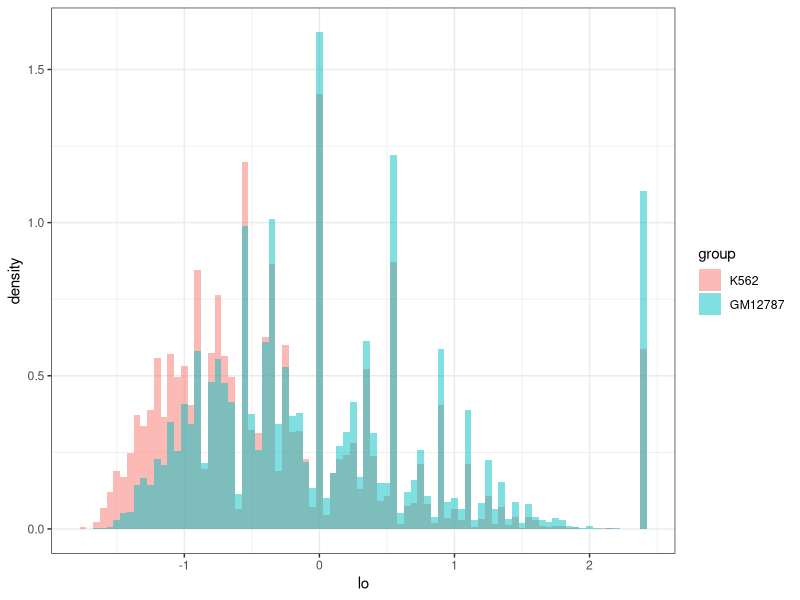
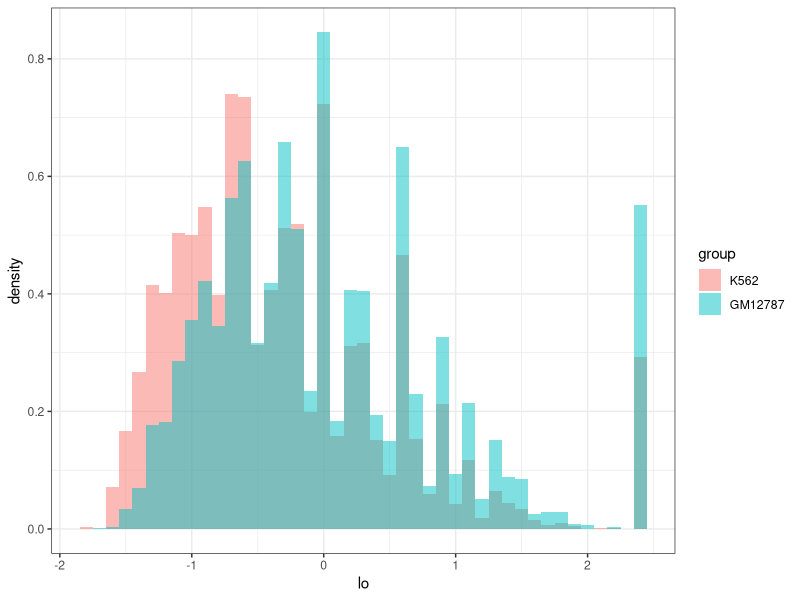

Write the R code that produced these figures, in order.
########### Prereqs ###########
library(tidyverse)

options(stringsAsFactors=FALSE)
setwd("/home/patrick/gdrive/RNAEditing/")

########### Process ###########
# Arguments (for when this is made into a function):
grp1<-"K562"
grp2<-"GM12787"

# Import tsv's:
alt<-read.table('alt_matrix.chr1.tsv',header=TRUE)
ref<-read.table('ref_matrix.chr1.tsv',header=TRUE)
tot<-read.table('total_matrix.chr1.tsv',header=TRUE)
ecpms<-read.table('ecpms.tsv',header=TRUE)

# Make into one dataframe:
alt<-alt %>% gather(key="sample",value="alt",-(chr:pos))
ref<-ref %>% gather(key="sample",value="ref",-(chr:pos))
df1<-alt %>% full_join(ref)
df1$tot<-df1$alt+df1$ref
df1$prop<-df1$alt/df1$tot
df1$psuAlt<-(df1$alt+.1*df1$tot)/(1.1*df1$tot)
df1$psuRef<-(df1$ref+.1*df1$tot)/(1.1*df1$tot)
df1$lo<-log(df1$psuAlt/df1$psuRef)

# Add group and replicate:
df1$group<-str_split(df1$sample,"_",simplify=TRUE)[,1]
df1$rep<-str_split(df1$sample,"_",simplify=TRUE)[,2]

# Join ecpms:
df1<-df1 %>% left_join(ecpms,by=c("sample"="Sample_Name"))

# Change position to character
df1$pos<-as.character(df1$pos)

# As factor:
df1$group<-factor(df1$group,levels=c("K562","GM12787"))
df1$grp<-ifelse(df1$group==grp1,"grp1","grp2")

########### Exploratory analysis ###########
df1$nonZero<-as.integer(df1$tot>0)
xtabs(~nonZero+group,data=df1)
nonZeroDf<-as.data.frame(prop.table(xtabs(~nonZero+sample,data=df1)))
nonZeroDf<-nonZeroDf %>% filter(nonZero==TRUE) %>% select(-nonZero)

# Min information filter:
df1<-df1 %>% left_join(df1 %>% group_by(pos,group) %>% 
                    summarize(nonZeroCount=sum(nonZero)) %>% 
                    group_by(pos) %>% 
                    summarize(noInfo=sum(as.integer(nonZeroCount<3))>0))

ggplot(df1 %>% filter(!noInfo),aes(group=group,x=lo,y=..density..,fill=group))+
  geom_histogram(binwidth=.05,position="identity",alpha=.5)+
  theme_bw()

ggplot(df1 %>% filter(!noInfo),aes(group=group,x=lo,y=..density..,fill=group))+
  geom_histogram(binwidth=.1,position="identity",alpha=.5)+
  theme_bw()

########### Model ###########
lm1<-lm(lo~EPCM,data=df1[!df1$noInfo,])
coefLm1<-coef(lm1)
df1$off<-coefLm1['EPCM']*df1$EPCM

df2<-df1 %>% select(chr,pos,noInfo) %>% distinct()
df2$propGrp1<-df2$propGrp2<-df2$pVal<-NA
for(i in 1:nrow(df2)){
  if(!df2$noInfo[i]){
    df3<-df1 %>% filter(pos==df2$pos[i])
    df3$w<-df3$tot/sum(df3$tot)
    df4<-df3 %>% group_by(grp) %>% summarize(mean=mean(prop,na.rm=TRUE))
    lm3<-lm(lo~off+group,weights=w,data=df3)
    df2$pVal[i]<-anova(lm3)['group','Pr(>F)']
    df2$propGrp1[i]<-df4$mean[df4$grp=="grp1"]
    df2$propGrp2[i]<-df4$mean[df4$grp=="grp2"]
  }
}
